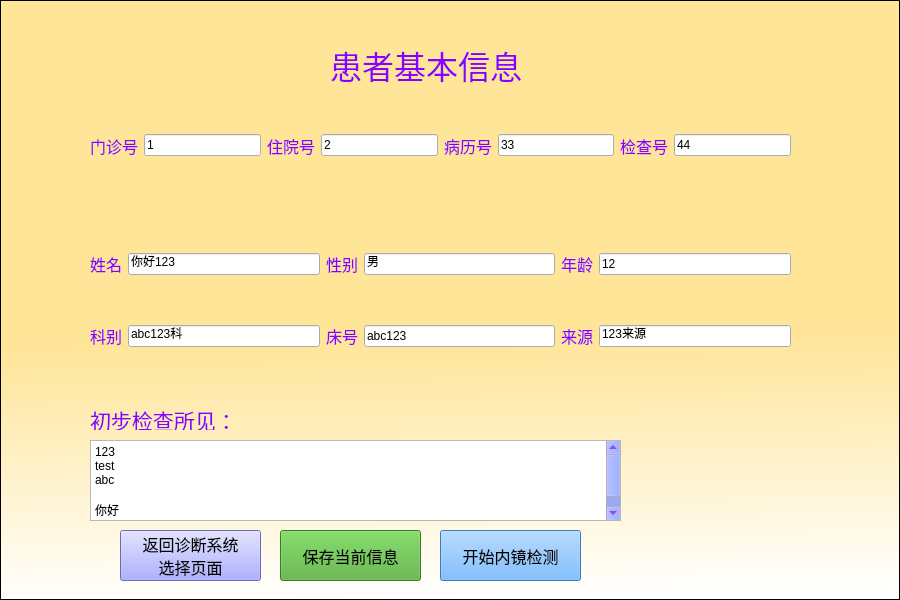
<?xml version="1.0" encoding="UTF-8"?>
<ui version="4.0">
 <class>Form</class>
 <widget class="QWidget" name="Form">
  <property name="geometry">
   <rect>
    <x>0</x>
    <y>0</y>
    <width>900</width>
    <height>600</height>
   </rect>
  </property>
  <property name="palette">
   <palette>
    <active>
     <colorrole role="WindowText">
      <brush brushstyle="SolidPattern">
       <color alpha="255">
        <red>136</red>
        <green>0</green>
        <blue>255</blue>
       </color>
      </brush>
     </colorrole>
     <colorrole role="Button">
      <brush brushstyle="SolidPattern">
       <color alpha="255">
        <red>119</red>
        <green>139</green>
        <blue>255</blue>
       </color>
      </brush>
     </colorrole>
     <colorrole role="ButtonText">
      <brush brushstyle="SolidPattern">
       <color alpha="255">
        <red>170</red>
        <green>0</green>
        <blue>0</blue>
       </color>
      </brush>
     </colorrole>
    </active>
    <inactive>
     <colorrole role="WindowText">
      <brush brushstyle="SolidPattern">
       <color alpha="255">
        <red>136</red>
        <green>0</green>
        <blue>255</blue>
       </color>
      </brush>
     </colorrole>
     <colorrole role="Button">
      <brush brushstyle="SolidPattern">
       <color alpha="255">
        <red>119</red>
        <green>139</green>
        <blue>255</blue>
       </color>
      </brush>
     </colorrole>
     <colorrole role="ButtonText">
      <brush brushstyle="SolidPattern">
       <color alpha="255">
        <red>170</red>
        <green>0</green>
        <blue>0</blue>
       </color>
      </brush>
     </colorrole>
    </inactive>
    <disabled>
     <colorrole role="WindowText">
      <brush brushstyle="SolidPattern">
       <color alpha="255">
        <red>120</red>
        <green>120</green>
        <blue>120</blue>
       </color>
      </brush>
     </colorrole>
     <colorrole role="Button">
      <brush brushstyle="SolidPattern">
       <color alpha="255">
        <red>119</red>
        <green>139</green>
        <blue>255</blue>
       </color>
      </brush>
     </colorrole>
     <colorrole role="ButtonText">
      <brush brushstyle="SolidPattern">
       <color alpha="255">
        <red>120</red>
        <green>120</green>
        <blue>120</blue>
       </color>
      </brush>
     </colorrole>
    </disabled>
   </palette>
  </property>
  <property name="windowTitle">
   <string>填写信息界面</string>
  </property>
  <property name="autoFillBackground">
   <bool>false</bool>
  </property>
  <widget class="QLabel" name="label">
   <property name="geometry">
    <rect>
     <x>330</x>
     <y>40</y>
     <width>201</width>
     <height>50</height>
    </rect>
   </property>
   <property name="font">
    <font>
     <family>楷体</family>
     <pointsize>24</pointsize>
    </font>
   </property>
   <property name="text">
    <string>患者基本信息</string>
   </property>
   <property name="textFormat">
    <enum>Qt::AutoText</enum>
   </property>
  </widget>
  <widget class="QWidget" name="horizontalLayoutWidget">
   <property name="geometry">
    <rect>
     <x>90</x>
     <y>100</y>
     <width>701</width>
     <height>91</height>
    </rect>
   </property>
   <layout class="QHBoxLayout" name="horizontalLayout">
    <item>
     <widget class="QLabel" name="label1">
      <property name="font">
       <font>
        <family>楷体</family>
        <pointsize>12</pointsize>
       </font>
      </property>
      <property name="text">
       <string>门诊号</string>
      </property>
      <property name="buddy">
       <cstring>lineEdit1</cstring>
      </property>
     </widget>
    </item>
    <item>
     <widget class="QLineEdit" name="lineEdit1">
      <property name="text">
       <string>1</string>
      </property>
      <property name="placeholderText">
       <string/>
      </property>
     </widget>
    </item>
    <item>
     <widget class="QLabel" name="label2">
      <property name="font">
       <font>
        <family>楷体</family>
        <pointsize>12</pointsize>
       </font>
      </property>
      <property name="text">
       <string>住院号</string>
      </property>
      <property name="buddy">
       <cstring>lineEdit2</cstring>
      </property>
     </widget>
    </item>
    <item>
     <widget class="QLineEdit" name="lineEdit2">
      <property name="text">
       <string>2</string>
      </property>
      <property name="placeholderText">
       <string/>
      </property>
     </widget>
    </item>
    <item>
     <widget class="QLabel" name="label3">
      <property name="font">
       <font>
        <family>楷体</family>
        <pointsize>12</pointsize>
       </font>
      </property>
      <property name="text">
       <string>病历号</string>
      </property>
      <property name="buddy">
       <cstring>lineEdit3</cstring>
      </property>
     </widget>
    </item>
    <item>
     <widget class="QLineEdit" name="lineEdit3">
      <property name="text">
       <string>33</string>
      </property>
      <property name="placeholderText">
       <string/>
      </property>
     </widget>
    </item>
    <item>
     <widget class="QLabel" name="label4">
      <property name="font">
       <font>
        <family>楷体</family>
        <pointsize>12</pointsize>
       </font>
      </property>
      <property name="text">
       <string>检查号</string>
      </property>
      <property name="buddy">
       <cstring>lineEdit4</cstring>
      </property>
     </widget>
    </item>
    <item>
     <widget class="QLineEdit" name="lineEdit4">
      <property name="text">
       <string>44</string>
      </property>
      <property name="placeholderText">
       <string/>
      </property>
     </widget>
    </item>
   </layout>
  </widget>
  <widget class="QWidget" name="gridLayoutWidget">
   <property name="geometry">
    <rect>
     <x>90</x>
     <y>210</y>
     <width>701</width>
     <height>181</height>
    </rect>
   </property>
   <layout class="QGridLayout" name="gridLayout">
    <item row="0" column="3">
     <widget class="QLineEdit" name="lineEdit6">
      <property name="text">
       <string>男</string>
      </property>
      <property name="placeholderText">
       <string/>
      </property>
     </widget>
    </item>
    <item row="0" column="0">
     <widget class="QLabel" name="label5">
      <property name="font">
       <font>
        <family>楷体</family>
        <pointsize>12</pointsize>
       </font>
      </property>
      <property name="text">
       <string>姓名</string>
      </property>
      <property name="buddy">
       <cstring>lineEdit5</cstring>
      </property>
     </widget>
    </item>
    <item row="0" column="2">
     <widget class="QLabel" name="label6">
      <property name="font">
       <font>
        <family>楷体</family>
        <pointsize>12</pointsize>
       </font>
      </property>
      <property name="text">
       <string>性别</string>
      </property>
      <property name="buddy">
       <cstring>lineEdit6</cstring>
      </property>
     </widget>
    </item>
    <item row="0" column="1">
     <widget class="QLineEdit" name="lineEdit5">
      <property name="text">
       <string>你好123</string>
      </property>
      <property name="placeholderText">
       <string/>
      </property>
     </widget>
    </item>
    <item row="0" column="4">
     <widget class="QLabel" name="label7">
      <property name="font">
       <font>
        <family>楷体</family>
        <pointsize>12</pointsize>
       </font>
      </property>
      <property name="text">
       <string>年龄</string>
      </property>
      <property name="buddy">
       <cstring>lineEdit7</cstring>
      </property>
     </widget>
    </item>
    <item row="0" column="5">
     <widget class="QLineEdit" name="lineEdit7">
      <property name="text">
       <string>12</string>
      </property>
      <property name="placeholderText">
       <string/>
      </property>
     </widget>
    </item>
    <item row="1" column="0">
     <widget class="QLabel" name="label8">
      <property name="font">
       <font>
        <family>楷体</family>
        <pointsize>12</pointsize>
       </font>
      </property>
      <property name="text">
       <string>科别</string>
      </property>
     </widget>
    </item>
    <item row="1" column="2">
     <widget class="QLabel" name="label9">
      <property name="font">
       <font>
        <family>楷体</family>
        <pointsize>12</pointsize>
       </font>
      </property>
      <property name="text">
       <string>床号</string>
      </property>
      <property name="buddy">
       <cstring>lineEdit9</cstring>
      </property>
     </widget>
    </item>
    <item row="1" column="3">
     <widget class="QLineEdit" name="lineEdit9">
      <property name="text">
       <string>abc123</string>
      </property>
      <property name="placeholderText">
       <string/>
      </property>
     </widget>
    </item>
    <item row="1" column="4">
     <widget class="QLabel" name="label10">
      <property name="font">
       <font>
        <family>楷体</family>
        <pointsize>12</pointsize>
       </font>
      </property>
      <property name="text">
       <string>来源</string>
      </property>
      <property name="buddy">
       <cstring>lineEdit10</cstring>
      </property>
     </widget>
    </item>
    <item row="1" column="5">
     <widget class="QLineEdit" name="lineEdit10">
      <property name="text">
       <string>123来源</string>
      </property>
      <property name="placeholderText">
       <string/>
      </property>
     </widget>
    </item>
    <item row="1" column="1">
     <widget class="QLineEdit" name="lineEdit8">
      <property name="text">
       <string>abc123科</string>
      </property>
      <property name="placeholderText">
       <string/>
      </property>
     </widget>
    </item>
   </layout>
  </widget>
  <widget class="QLabel" name="labelresult">
   <property name="geometry">
    <rect>
     <x>90</x>
     <y>410</y>
     <width>171</width>
     <height>20</height>
    </rect>
   </property>
   <property name="font">
    <font>
     <family>楷体</family>
     <pointsize>16</pointsize>
    </font>
   </property>
   <property name="text">
    <string>初步检查所见：</string>
   </property>
   <property name="buddy">
    <cstring>textEdit</cstring>
   </property>
  </widget>
  <widget class="QTextEdit" name="textEdit">
   <property name="geometry">
    <rect>
     <x>90</x>
     <y>440</y>
     <width>531</width>
     <height>81</height>
    </rect>
   </property>
   <property name="html">
    <string>&lt;!DOCTYPE HTML PUBLIC &quot;-//W3C//DTD HTML 4.0//EN&quot; &quot;http://www.w3.org/TR/REC-html40/strict.dtd&quot;&gt;
&lt;html&gt;&lt;head&gt;&lt;meta name=&quot;qrichtext&quot; content=&quot;1&quot; /&gt;&lt;style type=&quot;text/css&quot;&gt;
p, li { white-space: pre-wrap; }
&lt;/style&gt;&lt;/head&gt;&lt;body style=&quot; font-family:'SimSun'; font-size:9pt; font-weight:400; font-style:normal;&quot;&gt;
&lt;p style=&quot; margin-top:0px; margin-bottom:0px; margin-left:0px; margin-right:0px; -qt-block-indent:0; text-indent:0px;&quot;&gt;123&lt;/p&gt;
&lt;p style=&quot; margin-top:0px; margin-bottom:0px; margin-left:0px; margin-right:0px; -qt-block-indent:0; text-indent:0px;&quot;&gt;test&lt;/p&gt;
&lt;p style=&quot; margin-top:0px; margin-bottom:0px; margin-left:0px; margin-right:0px; -qt-block-indent:0; text-indent:0px;&quot;&gt;abc&lt;/p&gt;
&lt;p style=&quot;-qt-paragraph-type:empty; margin-top:0px; margin-bottom:0px; margin-left:0px; margin-right:0px; -qt-block-indent:0; text-indent:0px;&quot;&gt;&lt;br /&gt;&lt;/p&gt;
&lt;p style=&quot; margin-top:0px; margin-bottom:0px; margin-left:0px; margin-right:0px; -qt-block-indent:0; text-indent:0px;&quot;&gt;你好&lt;/p&gt;
&lt;p style=&quot; margin-top:0px; margin-bottom:0px; margin-left:0px; margin-right:0px; -qt-block-indent:0; text-indent:0px;&quot;&gt;end&lt;/p&gt;&lt;/body&gt;&lt;/html&gt;</string>
   </property>
  </widget>
  <widget class="QPushButton" name="pushButton1">
   <property name="geometry">
    <rect>
     <x>120</x>
     <y>530</y>
     <width>141</width>
     <height>51</height>
    </rect>
   </property>
   <property name="font">
    <font>
     <family>楷体</family>
     <pointsize>12</pointsize>
    </font>
   </property>
   <property name="styleSheet">
    <string notr="true">background-color: rgb(147, 149, 255);</string>
   </property>
   <property name="text">
    <string>返回诊断系统
选择页面</string>
   </property>
  </widget>
  <widget class="QPushButton" name="pushButton2">
   <property name="geometry">
    <rect>
     <x>280</x>
     <y>530</y>
     <width>141</width>
     <height>51</height>
    </rect>
   </property>
   <property name="font">
    <font>
     <family>楷体</family>
     <pointsize>12</pointsize>
    </font>
   </property>
   <property name="styleSheet">
    <string notr="true">background-color: rgb(80, 170, 53);</string>
   </property>
   <property name="text">
    <string>保存当前信息</string>
   </property>
  </widget>
  <widget class="QPushButton" name="pushButton3">
   <property name="geometry">
    <rect>
     <x>440</x>
     <y>530</y>
     <width>141</width>
     <height>51</height>
    </rect>
   </property>
   <property name="font">
    <font>
     <family>楷体</family>
     <pointsize>12</pointsize>
    </font>
   </property>
   <property name="styleSheet">
    <string notr="true">background-color:rgb(85, 170, 255)</string>
   </property>
   <property name="text">
    <string>开始内镜检测</string>
   </property>
  </widget>
  <widget class="QListView" name="listView">
   <property name="geometry">
    <rect>
     <x>0</x>
     <y>0</y>
     <width>900</width>
     <height>600</height>
    </rect>
   </property>
   <property name="styleSheet">
    <string notr="true">background-color: qlineargradient(spread:pad, x1:0.483, y1:0, x2:0.511727, y2:1, stop:0.5625 rgba(255, 229, 152, 255), stop:1 rgba(255, 255, 255, 255));</string>
   </property>
  </widget>
  <zorder>listView</zorder>
  <zorder>label</zorder>
  <zorder>horizontalLayoutWidget</zorder>
  <zorder>gridLayoutWidget</zorder>
  <zorder>labelresult</zorder>
  <zorder>textEdit</zorder>
  <zorder>pushButton1</zorder>
  <zorder>pushButton2</zorder>
  <zorder>pushButton3</zorder>
 </widget>
 <resources/>
 <connections/>
</ui>
